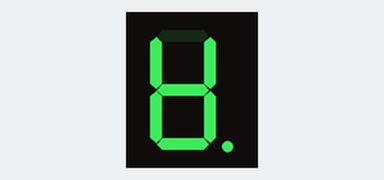
This sketch was run on a simulated Arduino Uno, built with avr-gcc and run on an emulated ATmega328P. On the bench: 1-digit seven-segment display. Wiring (inferred from the names in the program): 1-digit 7-segment display, segments lit when LOW: segments pin 13, pin 12, pin 11, pin 10, pin 9, pin 8, pin 7, pin 6. The segment pins are drawn as the display they are named for.

Above: at 0.1 s.
At 0.6 s:
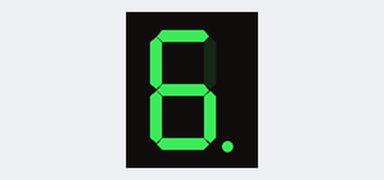
At 1.1 s:
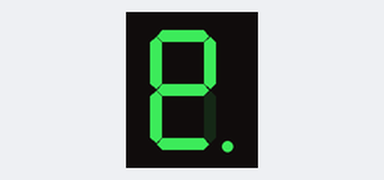
At 1.6 s:
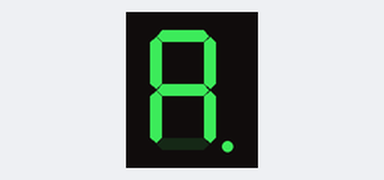
At 2.6 s:
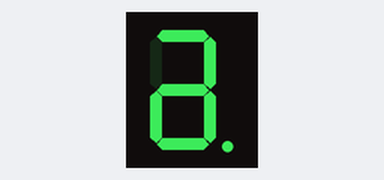
At 4.1 s:
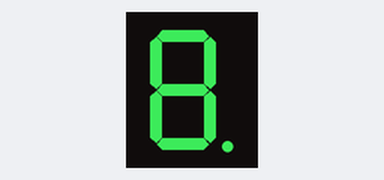

The sketch:

874126680389d0947f6e784277bad286.ino
```cpp
//Curso de Outono - Experimento 7
//Testando o DISPLAY_7_Segmentos + Ponto Decimal PD

int SEG_A = 13;
int SEG_B = 12;
int SEG_C = 11;
int SEG_D = 10;
int SEG_E = 9;
int SEG_F = 8;
int SEG_G = 7;
int SEG_PD = 6; //Ponto Decimal


void setup()
{
  pinMode(SEG_A,OUTPUT);
  pinMode(SEG_B,OUTPUT);
  pinMode(SEG_C,OUTPUT);
  pinMode(SEG_D,OUTPUT);
  pinMode(SEG_E,OUTPUT);
  pinMode(SEG_F,OUTPUT);
  pinMode(SEG_G,OUTPUT);
  pinMode(SEG_PD,OUTPUT);
}

void loop()
{
  digitalWrite(SEG_A,HIGH);
  delay(500);
  digitalWrite(SEG_A,LOW);
  digitalWrite(SEG_B,HIGH);
  delay(500);
  digitalWrite(SEG_B,LOW);
  digitalWrite(SEG_C,HIGH);
  delay(500);
  digitalWrite(SEG_C,LOW);
  digitalWrite(SEG_D,HIGH);
  delay(500);
  digitalWrite(SEG_D,LOW);
  digitalWrite(SEG_E,HIGH);
  delay(500);
  digitalWrite(SEG_E,LOW);
  digitalWrite(SEG_F,HIGH);
  delay(500);
  digitalWrite(SEG_F,LOW);
  digitalWrite(SEG_G,HIGH);
  delay(500);
  digitalWrite(SEG_G,LOW);
  digitalWrite(SEG_PD,HIGH);
  delay(500);
  digitalWrite(SEG_PD,LOW);

  delay(1000);
}
```

Measured:
- by itself, everything shown: repeats every 5.0 s, in 9 steps
- what the display in image 1 shows lasts 0.5 s, from 0.5 s to 1.0 s
- what the display in image 5 shows lasts 1.0 s, from 4.0 s to 5.0 s
